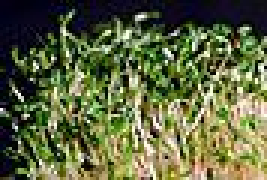
#> input picture resources/images/i01.jpg, 89 x 60 px (shown 3 times larger); its folder holds 4 pictures in this run
$ python texturedistance.py
#> lines starting #> are read from the running program, lines starting #| are printed output that depends on the picture
import cv2
import numpy as np
from imutils import build_montages
import os, re, sys
from matplotlib import pyplot as plt

def get_laplacian(image_file):
    # convert to grayscale
    gray = cv2.cvtColor(cv2.imread(image_file), cv2.COLOR_BGR2GRAY)

    height, width = gray.shape

    # create Laplacian image:
    lap = np.empty_like(gray, dtype=int)

    #for each pixel, subtract the surrounding pixel values:
    for y in range(1, height-1):
        for x in range(1, width-1):
            sum = gray[y+1,x+1]+gray[y+1,x]+gray[y-1,x+1]+gray[y-1,x]+gray[y-1,x-1]+gray[y,x-1]+gray[y+1,x-1]+gray[y+1,x]
            lap[y,x] = gray[y,x]*8 - sum

    lap = np.delete(lap, 59, 0)
    lap = np.delete(lap, 88, 1)
    lap = np.delete(lap,  0, 0)
    lap = np.delete(lap,  0, 1)

    return lap

def texture_histogram(laplacian_array):

    hist = np.histogram(laplacian_array, bins=np.arange(-2040,2041, 8))
        #cv2.calcHist([laplacian_array], [0], None, [2040], [-2040, 2040])

    """plt.figure()
    plt.xlabel("Bins")
    plt.ylabel("# of Pixels")
    plt.plot(hist[1][:-1],hist[0])
    plt.show()"""

    return hist[0]

def distance(hist1, hist2):

    dist_array = np.subtract(hist1, hist2)
    dist_array = np.absolute(dist_array)

    DENOM = 2 * 58 * 87
    dist = np.sum(dist_array)/DENOM

    return dist

def rank_match(query_info, targets_info):

    targets = []

    for target_name, target_info in targets_info.items():
        dist = distance(query_info, target_info)
        targets.append((target_name, dist))

    targets.sort(key=lambda x: x[1])

    #print(targets)
    return targets

# [60 lines left out: functions score_image, image_display, not called in this run]

def main():

    directory = 'resources/images/'
    crowd_file = open('resources/Crowd.txt', 'r')
#> (reads resources/Crowd.txt from the repository)
    crowd_array = [[int(num) for num in line.split()] for line in crowd_file]

    images = []
    for file in os.listdir(directory):
        if file.endswith(".jpg"):
            images.append(directory + file)
#> pass 2 of the loop in main, `for file in os.listdir(directory):`:
#> pass 3 of the loop in main, `for file in os.listdir(directory):`:
#> the loop made 4 passes; the first 3 are shown
    images.sort()

    textures = {}
    texture_match = {}
    total_score = 0

    for im in images:
        textures[im] = texture_histogram(get_laplacian(im))
#> in get_laplacian, `gray = cv2.cvtColor(cv2.imread(image_file), cv2.COLOR_BGR2GRAY)`:
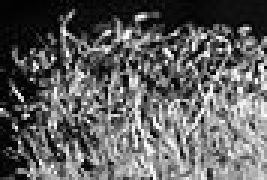
#> gray: shape (60, 89) (shown 3 times larger); min 0, max 254, mean 95.7
#> after the loop in get_laplacian, `for y in range(1, height-1):`:
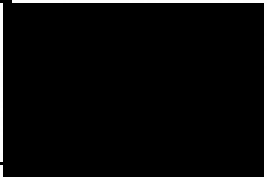
#> lap: shape (60, 89) int64 (shown 3 times larger); min -236, max 4.64e+18, mean 2.5e+17; drawn with min black and max white
#> in get_laplacian, `lap = np.delete(lap, 88, 1)`:
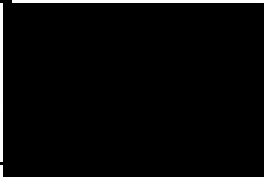
#> lap: shape (59, 88) int64 (shown 3 times larger); min -236, max 4.64e+18, mean 1.25e+17; drawn with min black and max white
#> in get_laplacian, `lap = np.delete(lap,  0, 1)`:
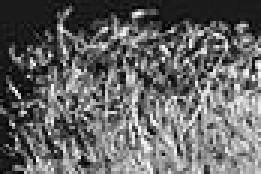
#> lap: shape (58, 87) int64 (shown 3 times larger); min -236, max 2009, mean 656.1; drawn with min black and max white
#> pass 2 of the loop in main, `for im in images:`:
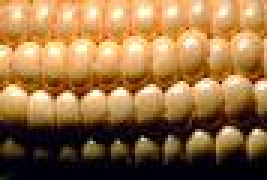
#> input picture resources/images/i02.jpg, 89 x 60 px (shown 3 times larger)
#> after the loop in get_laplacian (call 2), `for y in range(1, height-1):`:
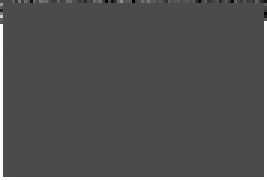
#> lap: shape (60, 89) int64 (shown 3 times larger); min -1.94e+18, max 4.64e+18, mean 1.67e+17; drawn with min black and max white
#> in get_laplacian (call 2), `lap = np.delete(lap,  0, 1)`:
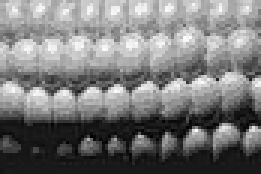
#> lap: shape (58, 87) int64 (shown 3 times larger); min -219, max 1994, mean 837.2; drawn with min black and max white
#> pass 3 of the loop in main, `for im in images:`:
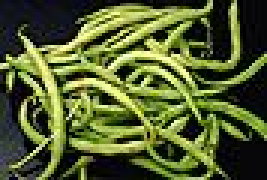
#> input picture resources/images/i03.jpg, 89 x 60 px (shown 3 times larger)
#> after the loop in get_laplacian (call 3), `for y in range(1, height-1):`:
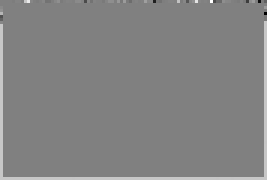
#> lap: shape (60, 89) int64 (shown 3 times larger); min -8.47e+18, max 8.29e+18, mean 1.66e+17; drawn with min black and max white
#> in get_laplacian (call 3), `lap = np.delete(lap,  0, 1)`:
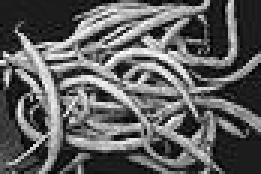
#> lap: shape (58, 87) int64 (shown 3 times larger); min -247, max 1975, mean 593.7; drawn with min black and max white
#> the loop made 4 passes; the first 3 are shown
    for im in images:
        result = rank_match(textures[im], textures)
        target_scores = score_image(result[0][0], result[1:4], result[39], crowd_array)

        row_score = 0
        for s in target_scores[:3]:
            row_score += s[1]
        total_score += row_score
        texture_match[im] = (target_scores, row_score)
#> this loop made 1 pass
#> im on pass 1: 'resources/images/i01.jpg'
#> after the loop, texture_match = 0 items; total_score = 0

    print("TOTAL SCORE: ", total_score)
    image_display(texture_match, total_score)


if __name__ == '__main__':
#> (the run stopped early here; a loop or call above may not have finished)
